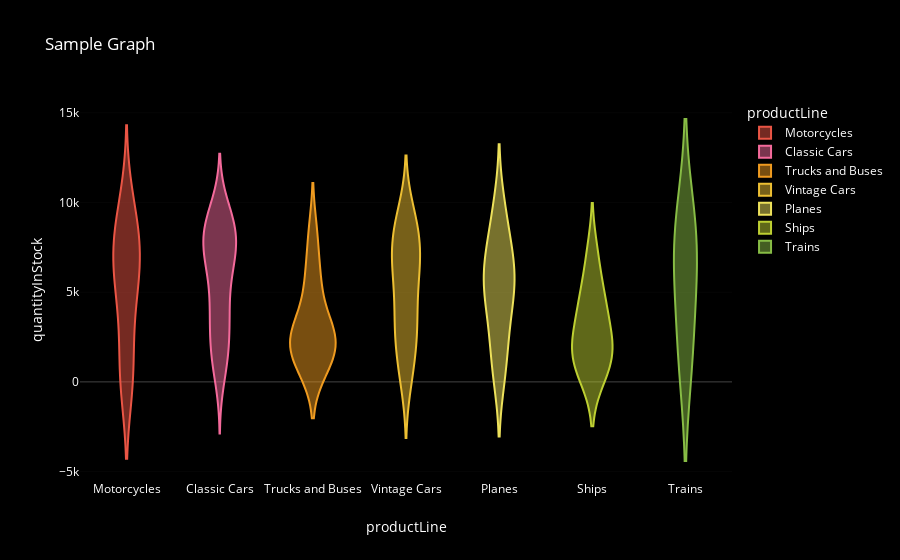

Notebook source saved alongside this figure:
### Code cell
fig=plot_graph(df, x='productLine', y='quantityInStock', title='Sample Graph', type_of_graph='violin')
fig.show()

### Figure 1 — Plotly figure (JSON) as saved in the notebook; plotly's stock layout.template omitted (floating-point values rounded to 4 significant figures)
{"data": [{"alignmentgroup": "True", "box": {"visible": false}, "hovertemplate": "productLine=%{x}<br>quantityInStock=%{y}<extra></extra>", "legendgroup": "Motorcycles", "marker": {"color": "#ea5545"}, "name": "Motorcycles", "offsetgroup": "Motorcycles", "orientation": "v", "scalegroup": "True", "showlegend": true, "type": "violin", "x": ["Motorcycles", "Motorcycles", "Motorcycles", "Motorcycles", "Motorcycles", "Motorcycles", "Motorcycles", "Motorcycles", "Motorcycles", "Motorcycles", "Motorcycles", "Motorcycles", "Motorcycles"], "x0": " ", "xaxis": "x", "y": [7933, 6625, 5582, 9997, 4357, 7689, 7003, 15, 6840, 178, 9241, 3341, 600], "y0": " ", "yaxis": "y"}, {"alignmentgroup": "True", "box": {"visible": false}, "hovertemplate": "productLine=%{x}<br>quantityInStock=%{y}<extra></extra>", "legendgroup": "Classic Cars", "marker": {"color": "#f46a9b"}, "name": "Classic Cars", "offsetgroup": "Classic Cars", "orientation": "v", "scalegroup": "True", "showlegend": true, "type": "violin", "x": ["Classic Cars", "Classic Cars", "Classic Cars", "Classic Cars", "Classic Cars", "Classic Cars", "Classic Cars", "Classic Cars", "Classic Cars", "Classic Cars", "Classic Cars", "Classic Cars", "Classic Cars", "Classic Cars", "Classic Cars", "Classic Cars", "Classic Cars", "Classic Cars", "Classic Cars", "Classic Cars", "Classic Cars", "Classic Cars", "Classic Cars", "Classic Cars", "Classic Cars", "Classic Cars", "Classic Cars", "Classic Cars", "Classic Cars", "Classic Cars", "Classic Cars", "Classic Cars", "Classic Cars", "Classic Cars", "Classic Cars", "Classic Cars", "Classic Cars", "Classic Cars"], "x0": " ", "xaxis": "x", "y": [7305, 3252, 6791, 68, 3619, 6906, 9123, 1049, 5663, 7323, 3975, 9042, 8826, 9772, 4724, 8164, 8347, 7733, 1917, 9127, 8990, 5545, 1249, 3209, 1005, 4074, 8197, 2350, 2542, 1452, 7723, 4695, 7995, 9446, 6600, 6582, 7869, 6934], "y0": " ", "yaxis": "y"}, {"alignmentgroup": "True", "box": {"visible": false}, "hovertemplate": "productLine=%{x}<br>quantityInStock=%{y}<extra></extra>", "legendgroup": "Trucks and Buses", "marker": {"color": "#ef9b20"}, "name": "Trucks and Buses", "offsetgroup": "Trucks and Buses", "orientation": "v", "scalegroup": "True", "showlegend": true, "type": "violin", "x": ["Trucks and Buses", "Trucks and Buses", "Trucks and Buses", "Trucks and Buses", "Trucks and Buses", "Trucks and Buses", "Trucks and Buses", "Trucks and Buses", "Trucks and Buses", "Trucks and Buses", "Trucks and Buses"], "x0": " ", "xaxis": "x", "y": [1579, 6125, 2613, 8258, 2018, 3128, 2327, 5099, 2874, 814, 1016], "y0": " ", "yaxis": "y"}, {"alignmentgroup": "True", "box": {"visible": false}, "hovertemplate": "productLine=%{x}<br>quantityInStock=%{y}<extra></extra>", "legendgroup": "Vintage Cars", "marker": {"color": "#edbf33"}, "name": "Vintage Cars", "offsetgroup": "Vintage Cars", "orientation": "v", "scalegroup": "True", "showlegend": true, "type": "violin", "x": ["Vintage Cars", "Vintage Cars", "Vintage Cars", "Vintage Cars", "Vintage Cars", "Vintage Cars", "Vintage Cars", "Vintage Cars", "Vintage Cars", "Vintage Cars", "Vintage Cars", "Vintage Cars", "Vintage Cars", "Vintage Cars", "Vintage Cars", "Vintage Cars", "Vintage Cars", "Vintage Cars", "Vintage Cars", "Vintage Cars", "Vintage Cars", "Vintage Cars", "Vintage Cars", "Vintage Cars"], "x0": " ", "xaxis": "x", "y": [8693, 8635, 2724, 540, 9354, 548, 4189, 5649, 5992, 3913, 7913, 2378, 6553, 8290, 6645, 7332, 2847, 9173, 2902, 6621, 2081, 4710, 136, 7062], "y0": " ", "yaxis": "y"}, {"alignmentgroup": "True", "box": {"visible": false}, "hovertemplate": "productLine=%{x}<br>quantityInStock=%{y}<extra></extra>", "legendgroup": "Planes", "marker": {"color": "#ede15b"}, "name": "Planes", "offsetgroup": "Planes", "orientation": "v", "scalegroup": "True", "showlegend": true, "type": "violin", "x": ["Planes", "Planes", "Planes", "Planes", "Planes", "Planes", "Planes", "Planes", "Planes", "Planes", "Planes", "Planes"], "x0": " ", "xaxis": "x", "y": [5330, 992, 3627, 5942, 6812, 2756, 5841, 9653, 7106, 551, 8820, 4857], "y0": " ", "yaxis": "y"}, {"alignmentgroup": "True", "box": {"visible": false}, "hovertemplate": "productLine=%{x}<br>quantityInStock=%{y}<extra></extra>", "legendgroup": "Ships", "marker": {"color": "#bdcf32"}, "name": "Ships", "offsetgroup": "Ships", "orientation": "v", "scalegroup": "True", "showlegend": true, "type": "violin", "x": ["Ships", "Ships", "Ships", "Ships", "Ships", "Ships", "Ships", "Ships", "Ships"], "x0": " ", "xaxis": "x", "y": [4259, 1898, 1897, 737, 3501, 7083, 1956, 5088, 414], "y0": " ", "yaxis": "y"}, {"alignmentgroup": "True", "box": {"visible": false}, "hovertemplate": "productLine=%{x}<br>quantityInStock=%{y}<extra></extra>", "legendgroup": "Trains", "marker": {"color": "#87bc45"}, "name": "Trains", "offsetgroup": "Trains", "orientation": "v", "scalegroup": "True", "showlegend": true, "type": "violin", "x": ["Trains", "Trains", "Trains"], "x0": " ", "xaxis": "x", "y": [6450, 8601, 1645], "y0": " ", "yaxis": "y"}], "layout": {"font": {"color": "white"}, "legend": {"title": {"text": "productLine"}, "tracegroupgap": 0}, "paper_bgcolor": "black", "plot_bgcolor": "black", "title": {"text": "Sample Graph", "x": 0.05, "xanchor": "left"}, "violinmode": "overlay", "xaxis": {"anchor": "y", "categoryarray": ["Motorcycles", "Classic Cars", "Trucks and Buses", "Vintage Cars", "Planes", "Ships", "Trains"], "categoryorder": "array", "domain": [0, 1], "linecolor": "black", "linewidth": 2, "showline": false, "title": {"text": "productLine"}}, "yaxis": {"anchor": "x", "domain": [0, 1], "linecolor": "black", "linewidth": 2, "showline": false, "title": {"text": "quantityInStock"}}}}
